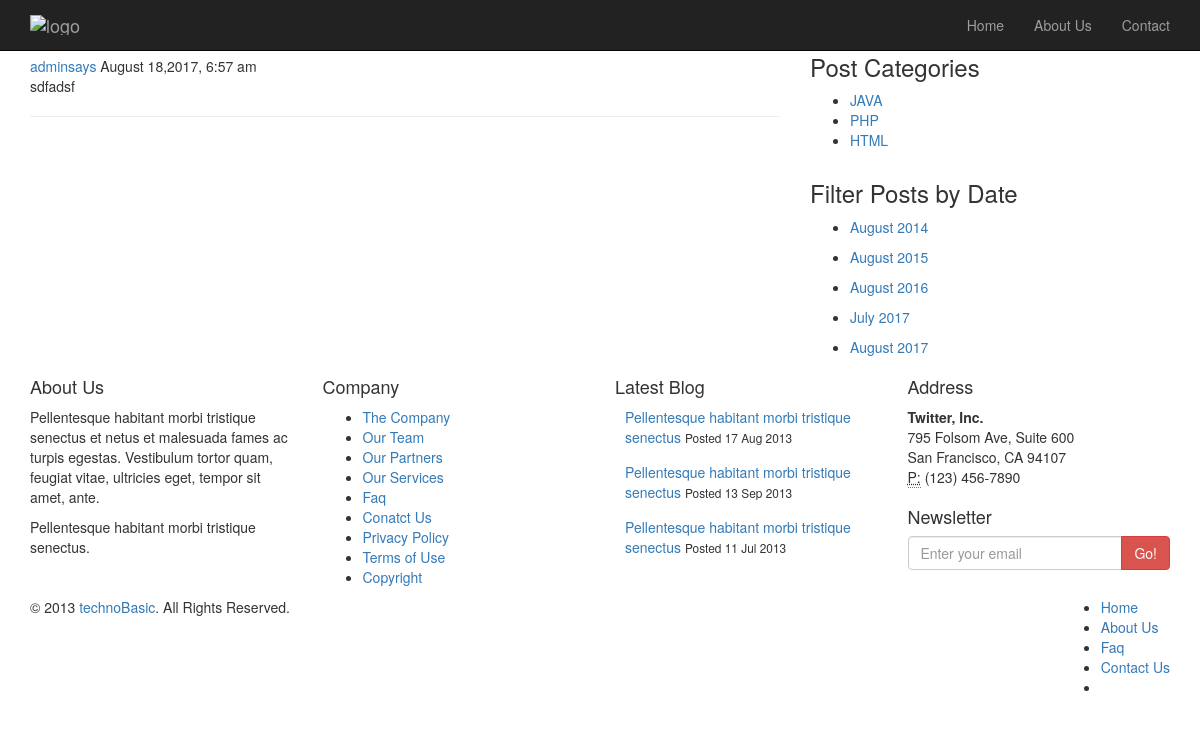
Page /sdfs on the committed database.
### tables this page shows
CREATE TABLE `tbl_category` (
  `id` int(11) NOT NULL,
  `name` varchar(50) NOT NULL,
  `cat_slug` varchar(256) NOT NULL
);

CREATE TABLE `tbl_post` (
  `id` int(11) NOT NULL,
  `cat` int(11) NOT NULL,
  `title` varchar(255) NOT NULL,
  `body` text NOT NULL,
  `slug` varchar(256) NOT NULL,
  `image` varchar(255) NOT NULL,
  `author` varchar(50) NOT NULL,
  `date` timestamp NOT NULL DEFAULT CURRENT_TIMESTAMP ON UPDATE CURRENT_TIMESTAMP,
  `userid` int(11) NOT NULL
);

### lib/Database.php (called while the page is built, shortened)
<?php
Class Database{
	public $host   = DB_HOST;
	public $user   = DB_USER;
	public $pass   = DB_PASS;
	public $dbname = DB_NAME;
	public $link;
	private function connectDB(){
	$this->link = new mysqli($this->host, $this->user, $this->pass, $this->dbname);
 }
	public function select($query){
		$result = $this->link->query($query) or die($this->link->error.__LINE__);
		if($result->num_rows > 0){
			return $result;
		} else {
			return false;
		}
	}
}

### helpers/Format.php (called while the page is built, shortened)
<?php
class Format{
	public function formatDate($date){
		return date('F j,Y, g:i a',strtotime($date));
	}
}
?>

### post.php (the view, shortened to what this page needs)
<?php include 'inc/header.php';?>
<?php include 'inc/sidebar.php';?>
            <?php
      $postslug =  mysqli_real_escape_string($db->link,$_GET['slug']);
    if (!isset($postslug) || $postslug == NULL) {
        header("Location: 404.php");
    }else{
        $slug = str_replace('/', ' ', $postslug);
    }
 ?>
            <div class="col-sm-8 col-sm-pull-4">
                <div class="blog">
                    <div class="blog-item">
                        <?php
            $query = "select * from tbl_post where slug='$slug'";
            $post = $db->select($query);
            if ($post) {
            while ($result = $post->fetch_assoc()) {
         ?>
                        <div class="blog-content">
                            <h3><?php echo $result['title']; ?></h3>
                            <div class="entry-meta">
                                <span><i class="icon-user"></i> <a href="#"><?php echo $result['author']; ?></a></span>
                                <span><i class="icon-calendar"></i> <?php echo $fm->formatDate($result['date']); ?></span>
                            </div>
                            <?php echo $result['body']; ?>
                            <hr>
                        </div>
                        <?php } } ?>
                    </div>
                </div>
            </div>
        </div>
    </section>
   <?php include "inc/footer.php";?>

### inc/sidebar.php (shortened to what this page needs)
<section id="blog" class="container">
        <div class="row">
            <aside class="col-sm-4 col-sm-push-8">
                <div class="widget search">
                    <form action="<?php echo SITE_URL;?>search.php" method="get">
                        <div class="input-group">
                            <span class="input-group-btn">
                            </span>
                        </div>
                    </form>
                </div>
                <div class="widget categories">
                    <h3>Post Categories</h3>
                    <div class="row">
                        <div class="col-sm-12">
                            <ul class="arrow">
                            	<?php
			         $query = "select * from tbl_category";
			         $category = $db->select($query);
			         if ($category) {
			         while ($result = $category->fetch_assoc()) {
		            ?>
                                <li><a href="<?php echo SITE_URL;?>category/<?php echo $result['cat_slug']; ?>"><?php echo $result['name'] ?></a></li>
                                <?php } } else { ?>
						<li>No Category Created</li>
					<?php } ?>
                            </ul>
                        </div>
                    </div>
                </div>
                <div class="widget categories">
                    <h3>Filter Posts by Date</h3>
                    <div class="row">
                        <div class="col-sm-12">
                        		<?php
	$arr = array();
			$query = "SELECT DISTINCT `date`
FROM tbl_post
GROUP BY `date`";
			$post = $db->select($query);
			if ($post) {
			while ($result = $post->fetch_assoc()) {
				$j = $result['date'];
				$m = date("F Y", strtotime($j));
				array_push($arr,$m);
			}
}
$f = array_unique($arr);
foreach ($f as $value) { ?>
                            <ul class="arrow">
                                <li><a href="<?php echo SITE_URL;?>postsbydate/<?php echo str_replace(' ', '-', $value)?>"><?php echo $value ?></a></li>
                            </ul>
                            <?php }
?>
                        </div>
                    </div>
                </div>
            </aside>

### rows in the picture
tbl_category: name "JAVA"
tbl_category: name "PHP"
tbl_category: name "HTML"
tbl_post: author "adminsays", date "August 18,2017, 6:57 am", body "sdfadsf"

### other values in the picture
$value "August 2014"
$value "August 2015"
$value "August 2016"
$value "July 2017"
$value "August 2017"
